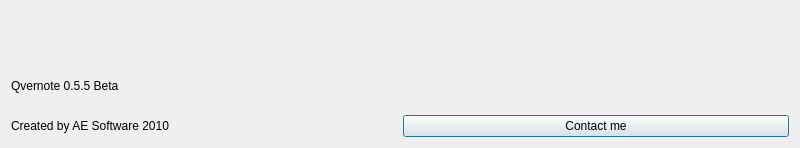
<?xml version="1.0" encoding="UTF-8"?>
<ui version="4.0">
 <class>QAboutDIalogClass</class>
 <widget class="QDialog" name="QAboutDIalogClass">
  <property name="geometry">
   <rect>
    <x>0</x>
    <y>0</y>
    <width>800</width>
    <height>148</height>
   </rect>
  </property>
  <property name="windowTitle">
   <string>About</string>
  </property>
  <layout class="QGridLayout" name="gridLayout">
   <item row="0" column="0">
    <widget class="QLabel" name="label">
     <property name="text">
      <string/>
     </property>
     <property name="pixmap">
      <pixmap resource="Resources/Icons.qrc">:/IconAdd/Evernote-64.png</pixmap>
     </property>
     <property name="scaledContents">
      <bool>false</bool>
     </property>
     <property name="alignment">
      <set>Qt::AlignLeading|Qt::AlignLeft|Qt::AlignVCenter</set>
     </property>
    </widget>
   </item>
   <item row="1" column="0">
    <widget class="QLabel" name="label_2">
     <property name="text">
      <string>Qvernote 0.5.5 Beta</string>
     </property>
     <property name="alignment">
      <set>Qt::AlignLeading|Qt::AlignLeft|Qt::AlignVCenter</set>
     </property>
    </widget>
   </item>
   <item row="2" column="0">
    <widget class="QLabel" name="label_3">
     <property name="text">
      <string>Created by AE Software 2010</string>
     </property>
     <property name="alignment">
      <set>Qt::AlignLeading|Qt::AlignLeft|Qt::AlignVCenter</set>
     </property>
    </widget>
   </item>
   <item row="2" column="1">
    <widget class="QPushButton" name="pbContact">
     <property name="text">
      <string>Contact me</string>
     </property>
    </widget>
   </item>
  </layout>
 </widget>
 <layoutdefault spacing="6" margin="11"/>
 <resources>
  <include location="Resources/Icons.qrc"/>
 </resources>
 <connections/>
</ui>
